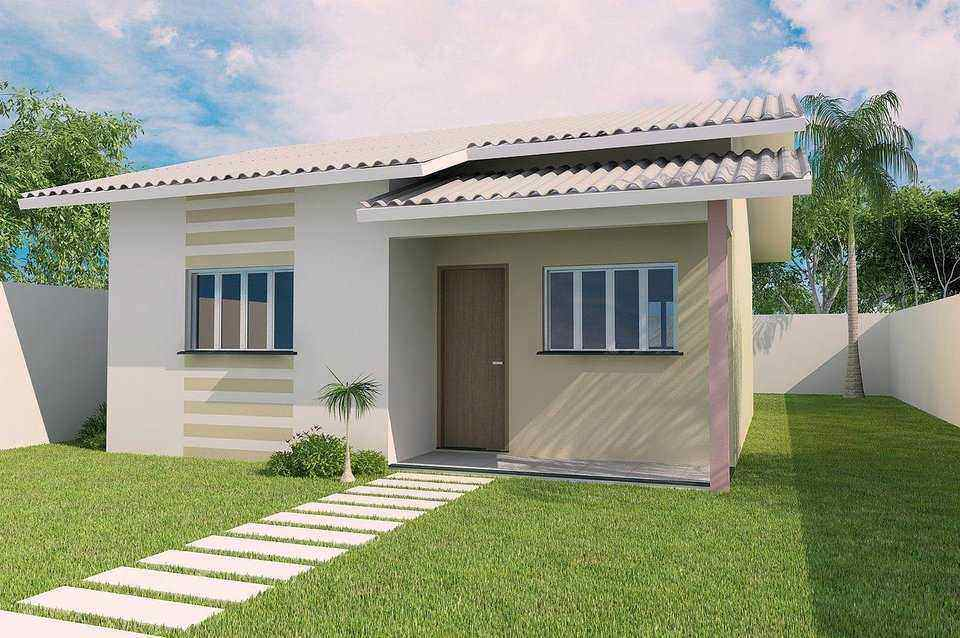
#> input picture imagens/casa1.jpg, 960 x 638 px
$ python main.py
#> lines starting #> are read from the running program, lines starting #| are printed output that depends on the picture
from PIL import Image, ImageFilter

imagemoriginal = Image.open('imagens/casa1.jpg')
#> imagemoriginal is the input picture: PIL image 960x638 RGB; mean R, G, B 150.4, 154.2, 133.5

kernel1 = ImageFilter.Kernel((3,3), (1,0,-1,0,0,0,-1,0,1), 1, 0)
kernel2 = ImageFilter.Kernel((3,3), (0,1,0,1,-4,1,0,1,0), 1, 0)
kernel3 = ImageFilter.Kernel((3,3), (-1,-1,-1,-1,8,-1,-1,-1,-1), 1, 0)

img1 = imagemoriginal.filter(kernel1)
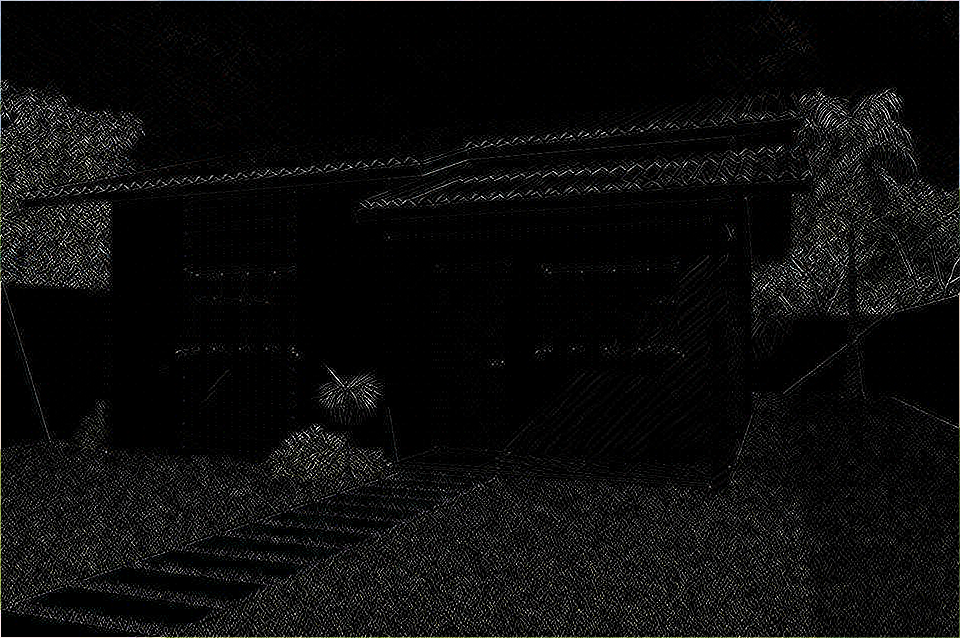
#> img1: PIL image 960x638 RGB; mean R, G, B 12.4, 12.5, 12.2
img2 = imagemoriginal.filter(kernel2)
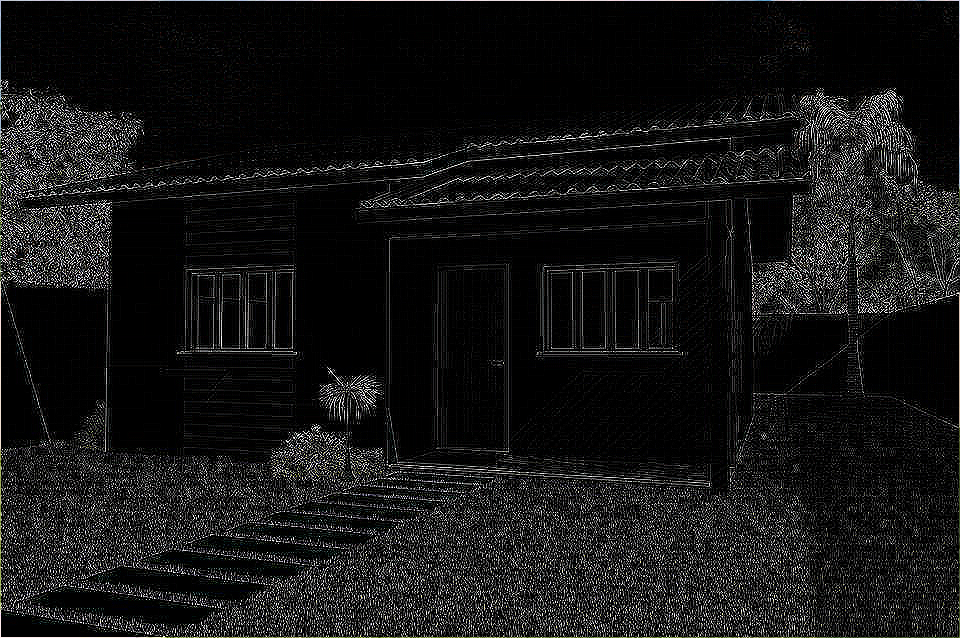
#> img2: PIL image 960x638 RGB; mean R, G, B 21.5, 21.6, 21.5
img3 = imagemoriginal.filter(kernel3)
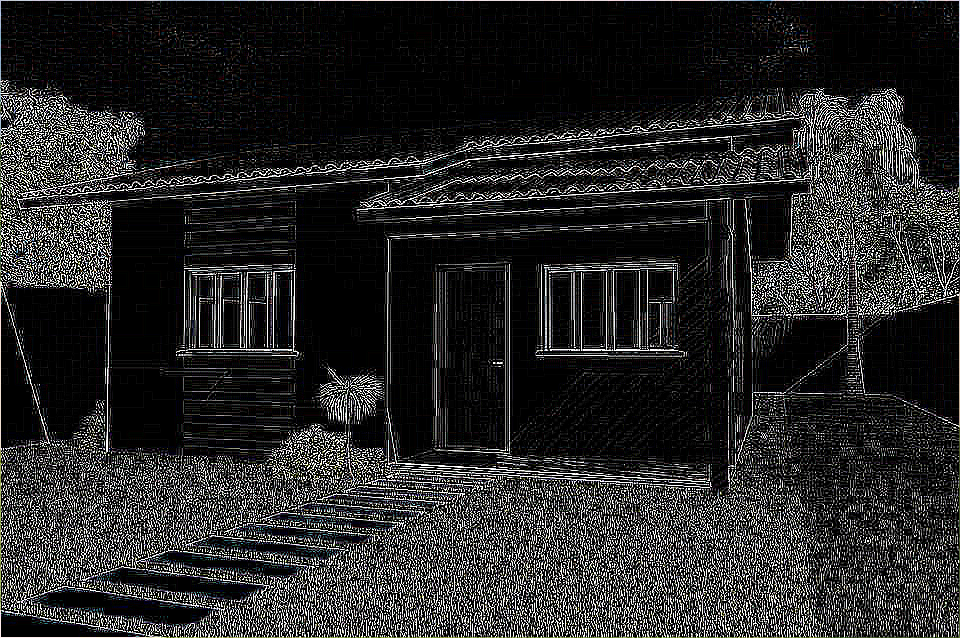
#> img3: PIL image 960x638 RGB; mean R, G, B 39.9, 39.9, 39.8

img1.save('imagens/casa1filtro1.jpg')
img2.save('imagens/casa1filtro2.jpg')
img3.save('imagens/casa1filtro3.jpg')

imagemoriginal2 = Image.open('imagens/ponte.jpg')
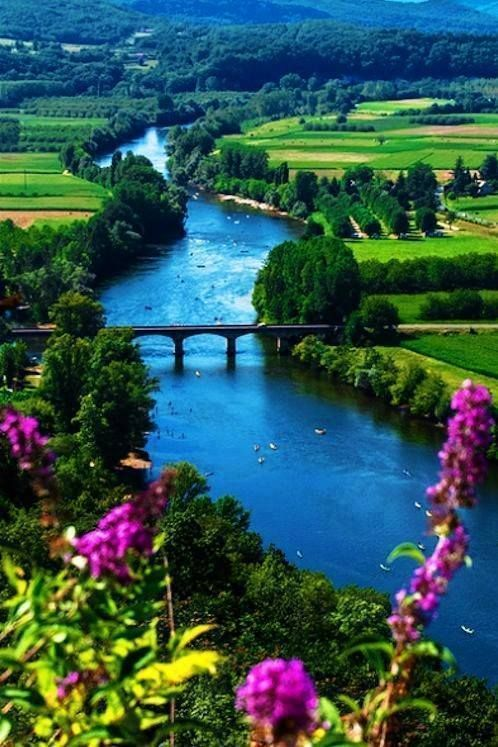
#> input picture imagens/ponte.jpg, 498 x 747 px
#> imagemoriginal2 is the input picture: PIL image 498x747 RGB; mean R, G, B 47.2, 85.8, 81.2

kernel4 = ImageFilter.Kernel((3,3), (0,-1,0,-1,5,-1,0,-1,0), 1, 0)
kernel5 = ImageFilter.Kernel((3,3), (1/9,1/9,1/9,1/9,1/9,1/9,1/9,1/9,1/9), 1, 0)

img4 = imagemoriginal2.filter(kernel4)
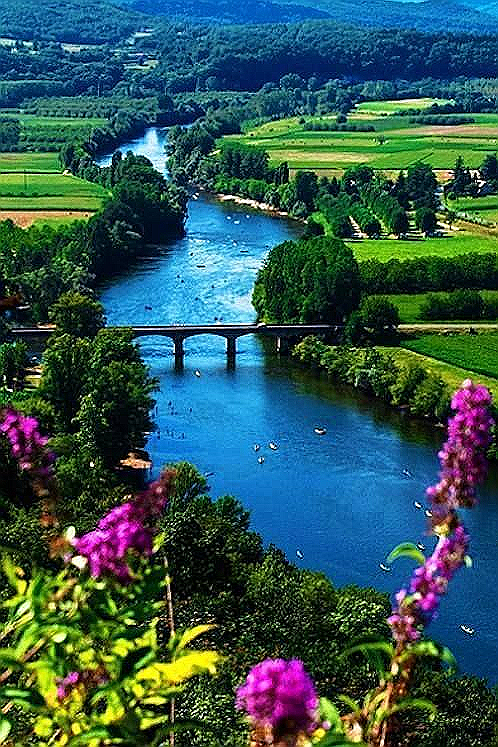
#> img4: PIL image 498x747 RGB; mean R, G, B 50.2, 86.5, 83.7
img5 = imagemoriginal2.filter(kernel5)

img4.save('imagens/pontesharpen.jpg')
img5.save('imagens/boxblur.jpg')
